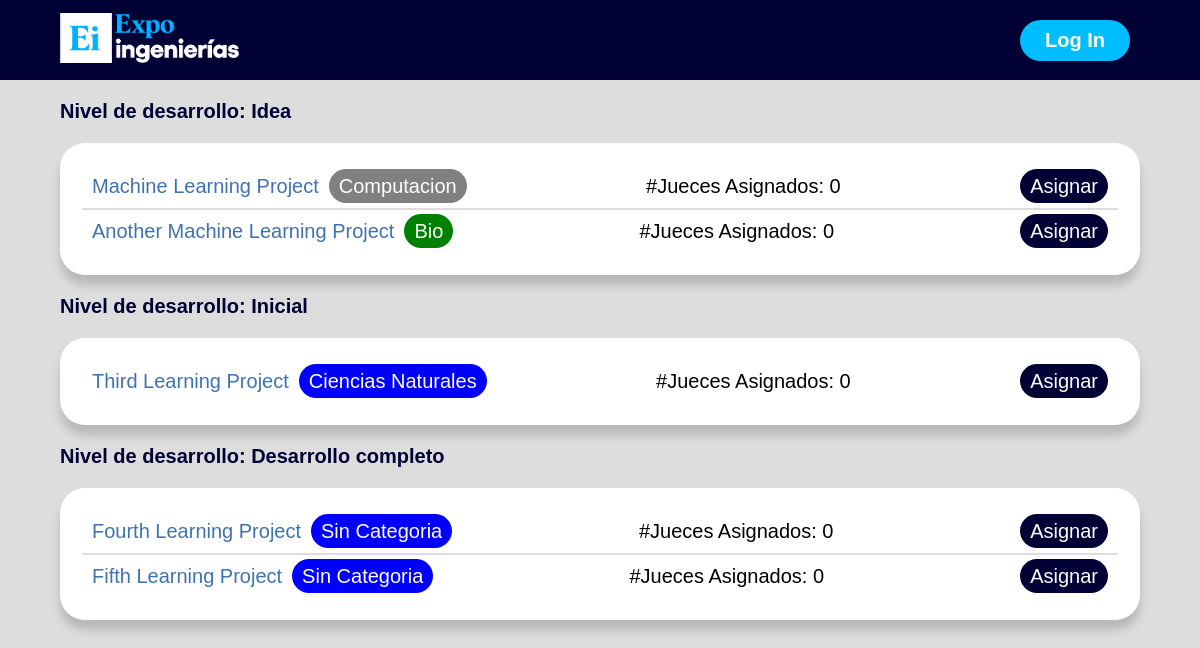
The page /asignar_jueces.php on the database its author committed.
### tables this page shows
CREATE TABLE r_proyectos(
   id_proyecto INT NOT NULL AUTO_INCREMENT PRIMARY KEY,	
   poster VARCHAR(100),
   description TEXT,
   estatus BOOL,
   nombre VARCHAR(100),
   video VARCHAR(100),
   fecha_registro DATETIME,
   id_uf VARCHAR(10),
   id_docente INT,
   id_edicion INT,
   id_categoria INT,
   id_nivel INT,
   premio INT,  
   FOREIGN KEY (id_uf)
   REFERENCES r_ufs(id_uf)
   ON DELETE RESTRICT
   ON UPDATE CASCADE,
   FOREIGN KEY (id_docente)
   REFERENCES r_docentes(id_docente)
   ON DELETE RESTRICT
   ON UPDATE CASCADE,
   FOREIGN KEY (id_edicion)
   REFERENCES r_ediciones(id_edicion)
   ON DELETE RESTRICT
   ON UPDATE CASCADE,
   FOREIGN KEY (id_categoria)
   REFERENCES r_categorias(id_categoria)
   ON DELETE RESTRICT
   ON UPDATE CASCADE,
   FOREIGN KEY (id_nivel)
   REFERENCES r_niveles_desarrollo(id_nivel)
   ON DELETE RESTRICT
   ON UPDATE CASCADE
);

CREATE TABLE r_categorias(
	id_categoria INT NOT NULL AUTO_INCREMENT PRIMARY KEY,
   nombre VARCHAR(50)
);

### asignar_jueces.php (the view, shortened to what this page needs)
<!DOCTYPE html>
<html lang="en">
  <head>
    <link rel="stylesheet" href="CSS/style.css" />
  </head>
  <body>
    <header class="header">
      <div class="logo">
        <a href="informativa_presentacion.html">
          <img src="IMG/logo-expo.png" alt="Logo de la pagina" />
        </a>
      </div>
      <a href="#" class="btn"><button>Log In</button></a>
    </header>
    <h1 class="label">Nivel de desarrollo: Idea</h1>
    <div class="container">
    <table class="general">
<?php
  $pdo = Database::connect();
  $sql = 'SELECT r_proyectos.id_proyecto, r_proyectos.nombre, r_categorias.nombre as categoria, r_niveles_desarrollo.nombre as nivel_de_desarrollo
    FROM r_proyectos
    LEFT JOIN r_categorias ON r_proyectos.id_proyecto = r_categorias.id_categoria
    LEFT JOIN r_niveles_desarrollo ON r_proyectos.id_nivel = r_niveles_desarrollo.id_nivel
    WHERE r_niveles_desarrollo.id_nivel = 1;';
  $q = $pdo->prepare($sql);
  $q->execute(array());
  foreach ($q as $row) {
    echo '<tr>';
    echo '<td>';
    echo '<a class="link-edicion">' . $row['nombre'] . '</a>';
    $sql2 = "SELECT r_jueces.nombre, r_jueces.apellidoP ,r_jueces.apellidoM, r_proyectos.id_proyecto
      FROM r_jueces
      LEFT JOIN r_jueces_proyectos ON r_jueces_proyectos.id_juez = r_jueces.id_juez
      LEFT JOIN r_proyectos ON r_proyectos.id_proyecto = r_jueces_proyectos.id_proyecto
      WHERE r_proyectos.id_proyecto = ?";
    $stmt = $pdo->prepare($sql2);
    $stmt->execute([$row['id_proyecto']]);
    $rowCount = $stmt->rowCount();
    if ($row['categoria'] == 'Computacion') {
      echo '<a class="categoria-compu" href="edicion_de_expo_editar.html">' . $row['categoria'] . '</a>';
    } else if ($row['categoria'] == 'Bio') {
      echo '<a class="categoria-bio" href="edicion_de_expo_editar.html">' . $row['categoria'] . '</a>';
    } else if ($row['categoria'] == 'Ciencias Naturales') {
      echo '<a class="categoria-ciencias-n" href="edicion_de_expo_editar.html">' . $row['categoria'] . '</a>';
    } else {
      echo '<a class="categoria-ciencias-n" href="edicion_de_expo_editar.html">Sin Categoria</a>';
    }
    echo '</td>';
    echo '<td class="row-cantidad-jueces">';
    echo '#Jueces Asignados: '.$rowCount.'';
    echo '</td>';
    echo '<td >';
    echo "<a class='btn' href='ver_jueces.php?id_proyecto={$row['id_proyecto']}&nombre={$row['nombre']}'>Asignar</a>";
    echo '</td>';
    echo '</tr>';
  }
?>
    </table>
    </div>
    <h1 class="label">Nivel de desarrollo: Inicial</h1>
    <div class="container">
    <table class="general">
    <?php
      $sql = 'SELECT r_proyectos.id_proyecto, r_proyectos.nombre, r_categorias.nombre as categoria, r_niveles_desarrollo.nombre as nivel_de_desarrollo
      FROM r_proyectos
      LEFT JOIN r_categorias ON r_proyectos.id_proyecto = r_categorias.id_categoria
      LEFT JOIN r_niveles_desarrollo ON r_proyectos.id_nivel = r_niveles_desarrollo.id_nivel
      WHERE r_niveles_desarrollo.id_nivel = 2;';
      $q = $pdo->prepare($sql);
      $q->execute(array());
      $proyectos = $q->fetchAll(PDO::FETCH_ASSOC);
      foreach ($proyectos as $row) {
      echo '<tr>';
      echo '<td>';
      echo '<a class="link-edicion">' . $row['nombre'] . '</a>';
        $sql2 = "SELECT r_jueces.nombre, r_jueces.apellidoP ,r_jueces.apellidoM, r_proyectos.id_proyecto
        FROM r_jueces
        LEFT JOIN r_jueces_proyectos ON r_jueces_proyectos.id_juez = r_jueces.id_juez
        LEFT JOIN r_proyectos ON r_proyectos.id_proyecto = r_jueces_proyectos.id_proyecto
        WHERE r_proyectos.id_proyecto = ?";
        $stmt = $pdo->prepare($sql2);
        $stmt->execute([$row['id_proyecto']]);
        $rowCount = $stmt->rowCount();
      if ($row['categoria'] == 'Computacion') {
      echo '<a class="categoria-compu" href="edicion_de_expo_editar.html">' . $row['categoria'] . '</a>';
      } else if ($row['categoria'] == 'Bio') {
      echo '<a class="categoria-bio" href="edicion_de_expo_editar.html">' . $row['categoria'] . '</a>';
      } else if ($row['categoria'] == 'Ciencias Naturales') {
      echo '<a class="categoria-ciencias-n" href="edicion_de_expo_editar.html">' . $row['categoria'] . '</a>';
      } else {
      echo '<a class="categoria-ciencias-n" href="edicion_de_expo_editar.html">Sin Categoria</a>';
      }
      echo '<td class="row-cantidad-jueces">';
      echo '#Jueces Asignados: '.$rowCount.'';
      echo '</td>';
      echo '</td>';
      echo '<td >';
      echo "<a class='btn' href='ver_jueces.php?id_proyecto={$row['id_proyecto']}&nombre={$row['nombre']}'>Asignar</a>";
      echo '</td>';
      echo '</tr>';
      }
    ?>
    </table>
    </div>
    <h1 class="label">Nivel de desarrollo: Desarrollo completo</h1>
    <div class="container">
    <table class="general">
    <?php
      $sql = 'SELECT r_proyectos.id_proyecto, r_proyectos.nombre, r_categorias.nombre as categoria, r_niveles_desarrollo.nombre as nivel_de_desarrollo
      FROM r_proyectos
      LEFT JOIN r_categorias ON r_proyectos.id_proyecto = r_categorias.id_categoria
      LEFT JOIN r_niveles_desarrollo ON r_proyectos.id_nivel = r_niveles_desarrollo.id_nivel
      WHERE r_niveles_desarrollo.id_nivel = 3;';
      $q = $pdo->prepare($sql);
      $q->execute(array());
      $proyectos = $q->fetchAll(PDO::FETCH_ASSOC);
      foreach ($proyectos as $row) {
      echo '<tr>';
      echo '<td>';
      echo '<a class="link-edicion">' . $row['nombre'] . '</a>';
      $sql2 = "SELECT r_jueces.nombre, r_jueces.apellidoP ,r_jueces.apellidoM, r_proyectos.id_proyecto
      FROM r_jueces
      LEFT JOIN r_jueces_proyectos ON r_jueces_proyectos.id_juez = r_jueces.id_juez
      LEFT JOIN r_proyectos ON r_proyectos.id_proyecto = r_jueces_proyectos.id_proyecto
      WHERE r_proyectos.id_proyecto = ?";
      $stmt = $pdo->prepare($sql2);
      $stmt->execute([$row['id_proyecto']]);
      $rowCount = $stmt->rowCount();
      if ($row['categoria'] == 'Computacion') {
      echo '<a class="categoria-compu" href="edicion_de_expo_editar.html">' . $row['categoria'] . '</a>';
      } else if ($row['categoria'] == 'Bio') {
      echo '<a class="categoria-bio" href="edicion_de_expo_editar.html">' . $row['categoria'] . '</a>';
      } else if ($row['categoria'] == 'Ciencias Naturales') {
      echo '<a class="categoria-ciencias-n" href="edicion_de_expo_editar.html">' . $row['categoria'] . '</a>';
      } else {
      echo '<a class="categoria-ciencias-n" href="edicion_de_expo_editar.html">Sin Categoria</a>';
      }
      echo '<td class="row-cantidad-jueces">';
      echo '#Jueces Asignados: '.$rowCount.'';
      echo '</td>';
      echo '</td>';
      echo '<td>';
      echo "<a class='btn' href='ver_jueces.php?id_proyecto={$row['id_proyecto']}&nombre={$row['nombre']}'>Asignar</a>";
      echo '</td>';
      echo '</tr>';
      }
    ?>
    </table>
    </div>
  </body>
</html>

### CSS/style.css (style rules this page uses)
:root { --background: #f5f5f5; --main: #112d4e; --wordaccent1: #3f72af; --wordaccentbg1: #dbe2ef; --wordaccent2: #1687a7; --backgroundR: #dddddd; --mainR: #000035; --wordaccent1R: #00bdff; --wordaccentbg1R: white; --wordaccent2R: #00a2dd; }
* { box-sizing: border-box; margin: 0; padding: 0; font-family: "Gellix", sans-serif; font-size: 20px; }
.general tr { display: flex; justify-content: space-between; border: solid; border-color: var(--backgroundR); border-width: 1px 0; }
.general tr:first-child { border-top: none; }
.general tr:last-child { border-bottom: none; }
.general td { padding: 10px; }
body { background-color: var(--backgroundR); }
h1 { color: var(--mainR); }
.header { background-color: var(--mainR); display: flex; justify-content: space-between; align-items: center; height: 80px; padding: 5px 5%; font-family: "Oswald", sans-serif; font-size: 40px; }
.header .logo { cursor: pointer; }
.header .logo img { height: 50px; width: auto; transition: all 0.3s; }
.header .btn button { font-weight: 700; color: var(--wordaccentbg1R); padding: 9px 25px; background: var(--wordaccent1R); border: none; border-radius: 50px; cursor: pointer; transition: all 0.3s ease 0s; }
.container { display: grid; background: #ffffff; margin-top: 20px; margin-left: 5%; margin-right: 5%; margin-bottom: 20px; border-radius: 25px; padding: 20px; box-shadow: 0px 10px 10px #b8b8b8; }
.label { margin-top: 20px; margin-left: 5%; margin-right: 5%; }
.link-edicion { color: var(--wordaccent1); text-decoration: none; cursor: default; }
.btn { color: var(--wordaccentbg1R); padding: 6px 10px; background: var(--mainR); border: none; border-radius: 30px; cursor: pointer; transition: all 0.3s ease 0s; text-decoration: none; }
.categoria-bio { padding: 6px 10px; background-color: green; color: white; border: none; border-radius: 30px; cursor: default; text-decoration: none; margin-left: 10px; }
.categoria-compu { padding: 6px 10px; background-color: gray; color: white; border: none; border-radius: 30px; cursor: default; text-decoration: none; margin-left: 10px; }
.categoria-ciencias-n { padding: 6px 10px; background-color: blue; color: white; border: none; border-radius: 30px; cursor: default; text-decoration: none; margin-left: 10px; }
.row-cantidad-jueces { text-align: center; }

### rows shown on the page
r_proyectos: nombre "Machine Learning Project", r_categorias.nombre "Computacion", rowCount "0"
r_proyectos: nombre "Another Machine Learning Project", r_categorias.nombre "Bio", rowCount "0"
r_proyectos: nombre "Third Learning Project", id_categoria.nombre "Ciencias Naturales", rowCount "0"
r_proyectos: nombre "Fourth Learning Project", rowCount "0"
r_proyectos: nombre "Fifth Learning Project", rowCount "0"
